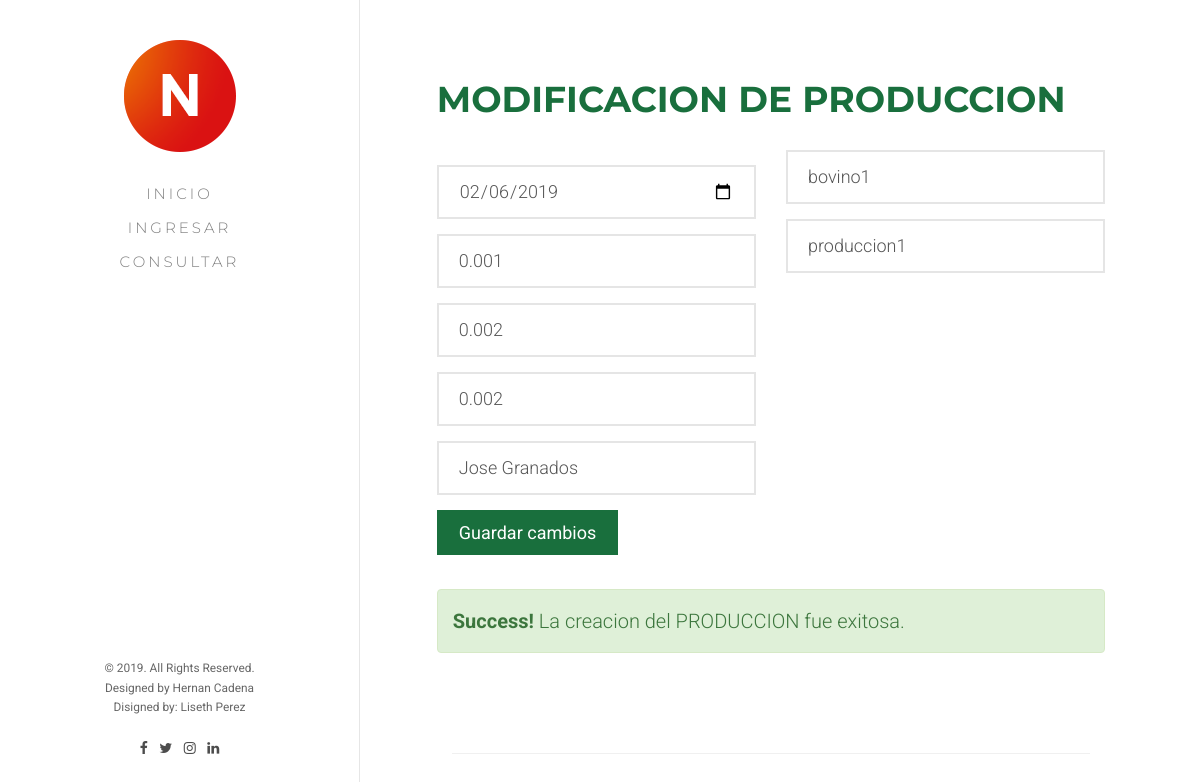
/produlect/updateproduction/1, run on the app's committed database.
### produlect/models.py (models this page shows, shortened)
class produccion(models.Model):
    id_produccion = models.AutoField(primary_key=True)
    fecha_produccion = models.DateField(
        'Fecha de Produccion', blank=False, null=False)
    primera_produccion = models.DecimalField(
        max_digits=6, decimal_places=3)
    segunda_produccion = models.DecimalField(
        max_digits=6, decimal_places=3)
    cantidad_concentrado = models.DecimalField(
        max_digits=6, decimal_places=3)
    observaciones = models.TextField()
    id_empleado = models.ForeignKey(empleado, on_delete=models.CASCADE)
    id_bovino = models.ForeignKey(bovino, on_delete=models.CASCADE)

class empleado(models.Model):
    id_empleado = models.AutoField(primary_key=True)
    primer_nombre = models.CharField(max_length=45)
    segundo_nombre = models.CharField(max_length=45, blank=True)
    primer_apellido = models.CharField(max_length=45)
    segundo_apellido = models.CharField(max_length=45, blank=True)
    cedula = models.IntegerField()
    celular = models.CharField(max_length=10)
    fecha_nacimiento = models.DateField(
        'Fecha de Nacimento', blank=False, null=False)
    fecha_contratacion = models.DateField(
        'Fecha de Contratacion', blank=False, null=False)
    sueldo = models.IntegerField()
    email = models.CharField(max_length=45, blank=True)
    id_cargo = models.ForeignKey(cargo, on_delete=models.CASCADE)
    def __str__(self):
        return self.primer_nombre + ' ' + self.primer_apellido

class bovino(models.Model):
    id_bovino = models.AutoField(primary_key=True)
    codigo_bovino = models.IntegerField()
    identidad_ica = models.IntegerField()
    nombre = models.CharField(max_length=45)
    nombre_madre = models.CharField(max_length=45)
    nombre_padre = models.CharField(max_length=45)
    cantidad_partos = models.CharField(max_length=45)
    fecha_ultimo_parto = models.DateField(
        'Fecha de Ultimo Parto', blank=False, null=False)
    dias_lactancia = models.CharField(max_length=45)
    id_tipo_bovino = models.ForeignKey(tipo_bovino, on_delete=models.CASCADE)
    def __str__(self):
        return self.nombre

### produlect/views.py (the view)
# urls.py: path('updateproduction/<int:id_produccion>', views.updateproduction, name='updateproduction'),
def updateproduction(request, id_produccion):
    data = produccion.objects.get(id_produccion=id_produccion)
    form = ProduccionForm(instance=data)
    args = {
        'form': form,
        'success': True
    }
    return render(request, 'production/update.html', args)

### produlect/forms.py
class ProduccionForm(forms.ModelForm):
    class Meta:
        model = produccion
        fields = '__all__'
        widgets = {
            'id_produccion': forms.NumberInput(attrs={'class': 'form-control', 'placeholder': 'Id Produccion'}),
            'fecha_produccion': forms.DateInput(attrs={'class': 'form-control', 'placeholder': 'Fecha Produccion', 'type': 'date'}),
            'primera_produccion': forms.NumberInput(attrs={'class': 'form-control', 'placeholder': 'Primera Produccion (Lt)'}),
            'segunda_produccion': forms.NumberInput(attrs={'class': 'form-control', 'placeholder': 'Segunda Produccion (Lt)'}),
            'cantidad_concentrado': forms.NumberInput(attrs={'class': 'form-control', 'placeholder': 'Cantidad Concentrado (Gr)'}),
            'id_empleado': forms.Select(attrs={'class': 'form-control', 'placeholder': 'Empleado'}),
            'id_bovino': forms.Select(attrs={'class': 'form-control', 'placeholder': 'Bovino'}),
            'observaciones': forms.TextInput(attrs={'class': 'form-control', 'placeholder': 'Observaciones'}),
        }

### produlect/templates/production/update.html (shortened to what this page needs)
{% extends "base/base.html" %}
{% load static %}
{% block content %}
<div id="fh5co-page">
	<aside id="fh5co-aside" role="complementary" class="border js-fullheight">
		<h1 id="fh5co-logo"><a href="index.html"><img src="{% static 'images/logo.png' %}"
					alt="Free HTML5 Bootstrap Website Template"></a></h1>
		<nav id="fh5co-main-menu" role="navigation">
			<ul>
				<li><a href="{% url 'index' %}">Inicio</a></li>
				<li><a href="{% url 'createproduction' %}">Ingresar</a></li>
				<li><a href="{% url 'searchproduction' %}">Consultar</a></li>
			</ul>
		</nav>
		<div class="fh5co-footer">
			<p><small>&copy; 2019. All Rights Reserved.</span> <span>Designed by Hernan Cadena</span> <span>Disigned by:
						Liseth Perez</span></small></p>
			<ul>
				<li><a href="#"><i class="icon-facebook"></i></a></li>
				<li><a href="#"><i class="icon-twitter"></i></a></li>
				<li><a href="#"><i class="icon-instagram"></i></a></li>
				<li><a href="#"><i class="icon-linkedin"></i></a></li>
			</ul>
		</div>
	</aside>
	<div id="fh5co-main">
		<div class="fh5co-narrow-content fh5co-border-bottom" data-animate-effect="fadeInLeft" id="ingresar">
			<div class="row">
				<div class="col-md-20 animate-box" data-animate-effect="fadeInLeft">
					<h1 class="fh5co-heading-colored" data-animate-effect="fadeInLeft">MODIFICACION DE PRODUCCION</h1>
				</div>
			</div>
			<div class="row">
				<div class="col-md-20 animate-box" data-animate-effect="fadeInLeft">
					<form action="updateproductionaction" method="POST">
						<div class="row">
							<div class="col-md-12">
								<div class="row">
									<div class="col-md-6">
										<div class="form-group">
											{{ form.fecha_produccion }}
										</div>
										<div class="form-group">
											{{ form.primera_produccion }}
										</div>
										<div class="form-group">
											{{ form.segunda_produccion }}
										</div>
										<div class="form-group">
											{{ form.cantidad_concentrado }}
										</div>
										<div class="form-group">
											{{ form.id_empleado }}
										</div>
									</div>
									<div class="col-md-6">
										<div class="form-group">
											{{ form.id_bovino }}
										</div>
										<div class="form-group">
											{{ form.observaciones }}
										</div>
									</div>
								</div>
							</div>
						</div>
						<p><button type="submit" class="btn btn-primary">Guardar cambios</button></p>
					</form>
					{% if success %}
					<div class="alert alert-success">
						<strong>Success!</strong> La creacion del PRODUCCION fue exitosa.
					</div>
					{% endif %}
				</div>
			</div>
		</div>
	</div>
	{% endblock content%}

### produlect/static/css/icomoon.css (style rules this page uses)
[class^="icon-"], [class*=" icon-"] { font-family: 'icomoon' !important; speak: none; font-style: normal; font-weight: normal; font-variant: normal; text-transform: none; line-height: 1; -webkit-font-smoothing: antialiased; -moz-osx-font-smoothing: grayscale; }
.icon-twitter:before { content: "\f099"; }
.icon-facebook:before { content: "\f09a"; }
.icon-linkedin:before { content: "\f0e1"; }
.icon-instagram:before { content: "\f16d"; }

### produlect/static/css/style.css (style rules this page uses)
body { font-family: "Roboto", Arial, sans-serif; font-weight: 300; font-size: 20px; line-height: 1.6; color: rgba(0, 0, 0, 0.5); }
a { color: #196f3d; -webkit-transition: 0.5s; -o-transition: 0.5s; transition: 0.5s; }
p { margin-bottom: 1.5em; }
h1, h2, h3, h4, h5, h6 { color: #000; font-family: "Montserrat", Arial, sans-serif; font-weight: 700; margin: 0 0 30px 0; }
#fh5co-page { width: 100%; overflow: hidden; position: relative; }
#fh5co-aside { padding-top: 40px; padding-bottom: 40px; width: 15%; position: fixed; bottom: 0; top: 0; left: 0; overflow-y: scroll; -webkit-transition: 0.5s; -o-transition: 0.5s; transition: 0.5s; font-size: 9px !important; }
#fh5co-aside.border { border-right: 1px solid #e6e6e6; }
@media screen and (max-width: 1200px) { #fh5co-aside { width: 30%; } }
#fh5co-aside #fh5co-logo { text-align: center; }
#fh5co-aside #fh5co-main-menu ul { text-align: center; margin: 0; padding: 0; }
#fh5co-aside #fh5co-main-menu ul li { margin: 0 0 10px 0; padding: 0; list-style: none; }
#fh5co-aside #fh5co-main-menu ul li a { color: rgba(0, 0, 0, 0.5); text-decoration: none; letter-spacing: .1em; text-transform: uppercase; font-size: 15px; font-weight: 300; position: relative; -webkit-transition: 0.3s; -o-transition: 0.3s; transition: 0.3s; padding: 10px 10px; letter-spacing: .2em; font-family: "Montserrat", Arial, sans-serif; }
#fh5co-aside #fh5co-main-menu ul li a:after { content: ""; position: absolute; height: 2px; bottom: 7px; left: 10px; right: 10px; background-color: #196f3d; visibility: hidden; -webkit-transform: scaleX(0); -moz-transform: scaleX(0); -ms-transform: scaleX(0); -o-transform: scaleX(0); transform: scaleX(0); -webkit-transition: all 0.3s cubic-bezier(0.175, 0.885, 0.32, 1.275); -moz-transition: all 0.3s cubic-bezier(0.175, 0.885, 0.32, 1.275); -ms-transition: all 0.3s cubic-bezier(0.175, 0.885, 0.32, 1.275); -o-transition: all 0.3s cubic-bezier(0.175, 0.885, 0.32, 1.275); transition: all 0.3s cubic-bezier(0.175, 0.885, 0.32, 1.275); }
#fh5co-aside .fh5co-footer { position: absolute; bottom: 40px; font-size: 14px; text-align: center; width: 100%; font-weight: 400; color: rgba(0, 0, 0, 0.6); }
#fh5co-aside .fh5co-footer span { display: block; }
#fh5co-aside .fh5co-footer ul { padding: 0; margin: 0; text-align: center; }
#fh5co-aside .fh5co-footer ul li { padding: 0; margin: 0; display: inline; list-style: none; }
#fh5co-aside .fh5co-footer ul li a { color: rgba(0, 0, 0, 0.7); padding: 4px; }
#fh5co-main { width: 85%; float: right; -webkit-transition: 0.5s; -o-transition: 0.5s; transition: 0.5s; }
@media screen and (max-width: 1200px) { #fh5co-main { width: 70%; } }
#fh5co-main .fh5co-narrow-content { position: relative; width: 80%; margin: 0 auto; padding: 4em 0; }
.fh5co-border-bottom { border-bottom: 1px solid #f0f0f0; }
.fh5co-heading-colored { color: #196f3d; }
.btn { margin-right: 4px; margin-bottom: 4px; font-family: "Roboto", Arial, sans-serif; font-size: 18px; font-weight: 400; -webkit-border-radius: 0px; -moz-border-radius: 0px; -ms-border-radius: 0px; border-radius: 0px; -webkit-transition: 0.5s; -o-transition: 0.5s; transition: 0.5s; padding: 8px 20px !important; }
.btn-primary { background: #196f3d; color: #fff; border: 2px solid #196f3d; }
.form-control { -webkit-appearance: none; -moz-appearance: none; appearance: none; box-shadow: none; background: transparent; border: 2px solid rgba(0, 0, 0, 0.1); height: 54px; font-size: 18px; font-weight: 300; -webkit-border-radius: 0px; -moz-border-radius: 0px; -ms-border-radius: 0px; border-radius: 0px; }
.js .animate-box { opacity: 0; }

### data on the page
produccion: fecha_produccion "02/06/2019", primera_produccion "0.001", segunda_produccion "0.002", cantidad_concentrado "0.002", observaciones "produccion1"
empleado: id_empleado "Jose Granados"
bovino: id_bovino "bovino1"
